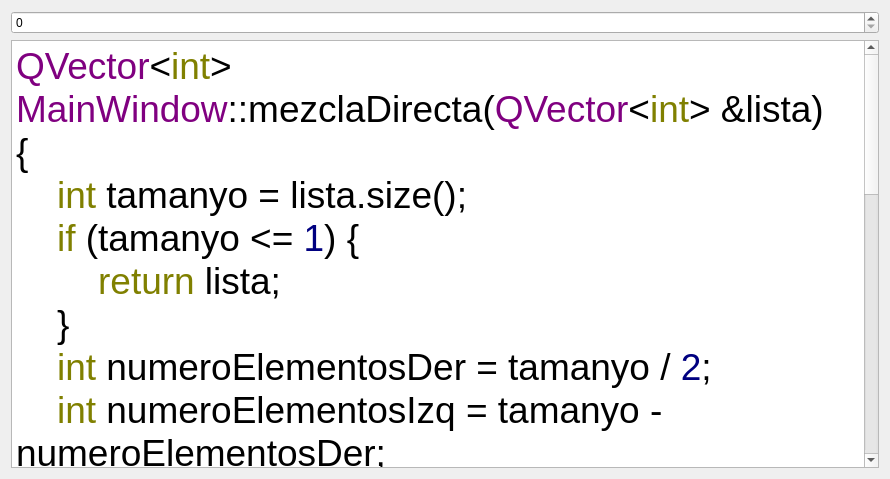
<?xml version="1.0" encoding="UTF-8"?>
<ui version="4.0">
 <class>CodigoDialog</class>
 <widget class="QDialog" name="CodigoDialog">
  <property name="geometry">
   <rect>
    <x>0</x>
    <y>0</y>
    <width>890</width>
    <height>479</height>
   </rect>
  </property>
  <property name="windowTitle">
   <string>Código</string>
  </property>
  <layout class="QGridLayout" name="gridLayout">
   <item row="0" column="0">
    <widget class="QSpinBox" name="pointSizeSpinBox"/>
   </item>
   <item row="1" column="0">
    <widget class="QTextEdit" name="textEdit">
     <property name="html">
      <string>&lt;!DOCTYPE HTML PUBLIC &quot;-//W3C//DTD HTML 4.0//EN&quot; &quot;http://www.w3.org/TR/REC-html40/strict.dtd&quot;&gt;
&lt;html&gt;&lt;head&gt;&lt;meta name=&quot;qrichtext&quot; content=&quot;1&quot; /&gt;&lt;style type=&quot;text/css&quot;&gt;
p, li { white-space: pre-wrap; }
&lt;/style&gt;&lt;/head&gt;&lt;body style=&quot; font-family:'MS Shell Dlg 2'; font-size:8.25pt; font-weight:400; font-style:normal;&quot;&gt;
&lt;p style=&quot; margin-top:0px; margin-bottom:0px; margin-left:0px; margin-right:0px; -qt-block-indent:0; text-indent:0px;&quot;&gt;&lt;span style=&quot; font-size:28pt; color:#800080;&quot;&gt;QVector&lt;/span&gt;&lt;span style=&quot; font-size:28pt; color:#000000;&quot;&gt;&amp;lt;&lt;/span&gt;&lt;span style=&quot; font-size:28pt; color:#808000;&quot;&gt;int&lt;/span&gt;&lt;span style=&quot; font-size:28pt; color:#000000;&quot;&gt;&amp;gt;&lt;/span&gt;&lt;span style=&quot; font-size:28pt; color:#c0c0c0;&quot;&gt; &lt;/span&gt;&lt;span style=&quot; font-size:28pt; color:#800080;&quot;&gt;MainWindow&lt;/span&gt;&lt;span style=&quot; font-size:28pt; color:#000000;&quot;&gt;::mezclaDirecta(&lt;/span&gt;&lt;span style=&quot; font-size:28pt; color:#800080;&quot;&gt;QVector&lt;/span&gt;&lt;span style=&quot; font-size:28pt; color:#000000;&quot;&gt;&amp;lt;&lt;/span&gt;&lt;span style=&quot; font-size:28pt; color:#808000;&quot;&gt;int&lt;/span&gt;&lt;span style=&quot; font-size:28pt; color:#000000;&quot;&gt;&amp;gt;&lt;/span&gt;&lt;span style=&quot; font-size:28pt; color:#c0c0c0;&quot;&gt; &lt;/span&gt;&lt;span style=&quot; font-size:28pt; color:#000000;&quot;&gt;&amp;amp;lista)&lt;/span&gt;&lt;/p&gt;
&lt;p style=&quot; margin-top:0px; margin-bottom:0px; margin-left:0px; margin-right:0px; -qt-block-indent:0; text-indent:0px;&quot;&gt;&lt;span style=&quot; font-family:'Courier New,courier'; font-size:28pt; color:#000000;&quot;&gt;{&lt;/span&gt;&lt;/p&gt;
&lt;p style=&quot; margin-top:0px; margin-bottom:0px; margin-left:0px; margin-right:0px; -qt-block-indent:0; text-indent:0px;&quot;&gt;&lt;span style=&quot; font-family:'Courier New,courier'; font-size:28pt; color:#c0c0c0;&quot;&gt;    &lt;/span&gt;&lt;span style=&quot; font-family:'Courier New,courier'; font-size:28pt; color:#808000;&quot;&gt;int&lt;/span&gt;&lt;span style=&quot; font-family:'Courier New,courier'; font-size:28pt; color:#c0c0c0;&quot;&gt; &lt;/span&gt;&lt;span style=&quot; font-family:'Courier New,courier'; font-size:28pt; color:#000000;&quot;&gt;tamanyo&lt;/span&gt;&lt;span style=&quot; font-family:'Courier New,courier'; font-size:28pt; color:#c0c0c0;&quot;&gt; &lt;/span&gt;&lt;span style=&quot; font-family:'Courier New,courier'; font-size:28pt; color:#000000;&quot;&gt;=&lt;/span&gt;&lt;span style=&quot; font-family:'Courier New,courier'; font-size:28pt; color:#c0c0c0;&quot;&gt; &lt;/span&gt;&lt;span style=&quot; font-family:'Courier New,courier'; font-size:28pt; color:#000000;&quot;&gt;lista.size();&lt;/span&gt;&lt;/p&gt;
&lt;p style=&quot; margin-top:0px; margin-bottom:0px; margin-left:0px; margin-right:0px; -qt-block-indent:0; text-indent:0px;&quot;&gt;&lt;span style=&quot; font-family:'Courier New,courier'; font-size:28pt; color:#c0c0c0;&quot;&gt;    &lt;/span&gt;&lt;span style=&quot; font-family:'Courier New,courier'; font-size:28pt; color:#808000;&quot;&gt;if&lt;/span&gt;&lt;span style=&quot; font-family:'Courier New,courier'; font-size:28pt; color:#c0c0c0;&quot;&gt; &lt;/span&gt;&lt;span style=&quot; font-family:'Courier New,courier'; font-size:28pt; color:#000000;&quot;&gt;(tamanyo&lt;/span&gt;&lt;span style=&quot; font-family:'Courier New,courier'; font-size:28pt; color:#c0c0c0;&quot;&gt; &lt;/span&gt;&lt;span style=&quot; font-family:'Courier New,courier'; font-size:28pt; color:#000000;&quot;&gt;&amp;lt;=&lt;/span&gt;&lt;span style=&quot; font-family:'Courier New,courier'; font-size:28pt; color:#c0c0c0;&quot;&gt; &lt;/span&gt;&lt;span style=&quot; font-family:'Courier New,courier'; font-size:28pt; color:#000080;&quot;&gt;1&lt;/span&gt;&lt;span style=&quot; font-family:'Courier New,courier'; font-size:28pt; color:#000000;&quot;&gt;)&lt;/span&gt;&lt;span style=&quot; font-family:'Courier New,courier'; font-size:28pt; color:#c0c0c0;&quot;&gt; &lt;/span&gt;&lt;span style=&quot; font-family:'Courier New,courier'; font-size:28pt; color:#000000;&quot;&gt;{&lt;/span&gt;&lt;/p&gt;
&lt;p style=&quot; margin-top:0px; margin-bottom:0px; margin-left:0px; margin-right:0px; -qt-block-indent:0; text-indent:0px;&quot;&gt;&lt;span style=&quot; font-family:'Courier New,courier'; font-size:28pt; color:#c0c0c0;&quot;&gt;        &lt;/span&gt;&lt;span style=&quot; font-family:'Courier New,courier'; font-size:28pt; color:#808000;&quot;&gt;return&lt;/span&gt;&lt;span style=&quot; font-family:'Courier New,courier'; font-size:28pt; color:#c0c0c0;&quot;&gt; &lt;/span&gt;&lt;span style=&quot; font-family:'Courier New,courier'; font-size:28pt; color:#000000;&quot;&gt;lista;&lt;/span&gt;&lt;/p&gt;
&lt;p style=&quot; margin-top:0px; margin-bottom:0px; margin-left:0px; margin-right:0px; -qt-block-indent:0; text-indent:0px;&quot;&gt;&lt;span style=&quot; font-family:'Courier New,courier'; font-size:28pt; color:#c0c0c0;&quot;&gt;    &lt;/span&gt;&lt;span style=&quot; font-family:'Courier New,courier'; font-size:28pt; color:#000000;&quot;&gt;}&lt;/span&gt;&lt;/p&gt;
&lt;p style=&quot; margin-top:0px; margin-bottom:0px; margin-left:0px; margin-right:0px; -qt-block-indent:0; text-indent:0px;&quot;&gt;&lt;span style=&quot; font-family:'Courier New,courier'; font-size:28pt; color:#c0c0c0;&quot;&gt;    &lt;/span&gt;&lt;span style=&quot; font-family:'Courier New,courier'; font-size:28pt; color:#808000;&quot;&gt;int&lt;/span&gt;&lt;span style=&quot; font-family:'Courier New,courier'; font-size:28pt; color:#c0c0c0;&quot;&gt; &lt;/span&gt;&lt;span style=&quot; font-family:'Courier New,courier'; font-size:28pt; color:#000000;&quot;&gt;numeroElementosDer&lt;/span&gt;&lt;span style=&quot; font-family:'Courier New,courier'; font-size:28pt; color:#c0c0c0;&quot;&gt; &lt;/span&gt;&lt;span style=&quot; font-family:'Courier New,courier'; font-size:28pt; color:#000000;&quot;&gt;=&lt;/span&gt;&lt;span style=&quot; font-family:'Courier New,courier'; font-size:28pt; color:#c0c0c0;&quot;&gt; &lt;/span&gt;&lt;span style=&quot; font-family:'Courier New,courier'; font-size:28pt; color:#000000;&quot;&gt;tamanyo&lt;/span&gt;&lt;span style=&quot; font-family:'Courier New,courier'; font-size:28pt; color:#c0c0c0;&quot;&gt; &lt;/span&gt;&lt;span style=&quot; font-family:'Courier New,courier'; font-size:28pt; color:#000000;&quot;&gt;/&lt;/span&gt;&lt;span style=&quot; font-family:'Courier New,courier'; font-size:28pt; color:#c0c0c0;&quot;&gt; &lt;/span&gt;&lt;span style=&quot; font-family:'Courier New,courier'; font-size:28pt; color:#000080;&quot;&gt;2&lt;/span&gt;&lt;span style=&quot; font-family:'Courier New,courier'; font-size:28pt; color:#000000;&quot;&gt;;&lt;/span&gt;&lt;/p&gt;
&lt;p style=&quot; margin-top:0px; margin-bottom:0px; margin-left:0px; margin-right:0px; -qt-block-indent:0; text-indent:0px;&quot;&gt;&lt;span style=&quot; font-family:'Courier New,courier'; font-size:28pt; color:#c0c0c0;&quot;&gt;    &lt;/span&gt;&lt;span style=&quot; font-family:'Courier New,courier'; font-size:28pt; color:#808000;&quot;&gt;int&lt;/span&gt;&lt;span style=&quot; font-family:'Courier New,courier'; font-size:28pt; color:#c0c0c0;&quot;&gt; &lt;/span&gt;&lt;span style=&quot; font-family:'Courier New,courier'; font-size:28pt; color:#000000;&quot;&gt;numeroElementosIzq&lt;/span&gt;&lt;span style=&quot; font-family:'Courier New,courier'; font-size:28pt; color:#c0c0c0;&quot;&gt; &lt;/span&gt;&lt;span style=&quot; font-family:'Courier New,courier'; font-size:28pt; color:#000000;&quot;&gt;=&lt;/span&gt;&lt;span style=&quot; font-family:'Courier New,courier'; font-size:28pt; color:#c0c0c0;&quot;&gt; &lt;/span&gt;&lt;span style=&quot; font-family:'Courier New,courier'; font-size:28pt; color:#000000;&quot;&gt;tamanyo&lt;/span&gt;&lt;span style=&quot; font-family:'Courier New,courier'; font-size:28pt; color:#c0c0c0;&quot;&gt; &lt;/span&gt;&lt;span style=&quot; font-family:'Courier New,courier'; font-size:28pt; color:#000000;&quot;&gt;-&lt;/span&gt;&lt;span style=&quot; font-family:'Courier New,courier'; font-size:28pt; color:#c0c0c0;&quot;&gt; &lt;/span&gt;&lt;span style=&quot; font-family:'Courier New,courier'; font-size:28pt; color:#000000;&quot;&gt;numeroElementosDer;&lt;/span&gt;&lt;/p&gt;
&lt;p style=&quot; margin-top:0px; margin-bottom:0px; margin-left:0px; margin-right:0px; -qt-block-indent:0; text-indent:0px;&quot;&gt;&lt;span style=&quot; font-family:'Courier New,courier'; font-size:28pt; color:#c0c0c0;&quot;&gt;    &lt;/span&gt;&lt;span style=&quot; font-family:'Courier New,courier'; font-size:28pt; color:#800080;&quot;&gt;QVector&lt;/span&gt;&lt;span style=&quot; font-family:'Courier New,courier'; font-size:28pt; color:#000000;&quot;&gt;&amp;lt;&lt;/span&gt;&lt;span style=&quot; font-family:'Courier New,courier'; font-size:28pt; color:#808000;&quot;&gt;int&lt;/span&gt;&lt;span style=&quot; font-family:'Courier New,courier'; font-size:28pt; color:#000000;&quot;&gt;&amp;gt;&lt;/span&gt;&lt;span style=&quot; font-family:'Courier New,courier'; font-size:28pt; color:#c0c0c0;&quot;&gt; &lt;/span&gt;&lt;span style=&quot; font-family:'Courier New,courier'; font-size:28pt; color:#000000;&quot;&gt;listaIzq(numeroElementosIzq);&lt;/span&gt;&lt;/p&gt;
&lt;p style=&quot; margin-top:0px; margin-bottom:0px; margin-left:0px; margin-right:0px; -qt-block-indent:0; text-indent:0px;&quot;&gt;&lt;span style=&quot; font-family:'Courier New,courier'; font-size:28pt; color:#c0c0c0;&quot;&gt;    &lt;/span&gt;&lt;span style=&quot; font-family:'Courier New,courier'; font-size:28pt; color:#800080;&quot;&gt;QVector&lt;/span&gt;&lt;span style=&quot; font-family:'Courier New,courier'; font-size:28pt; color:#000000;&quot;&gt;&amp;lt;&lt;/span&gt;&lt;span style=&quot; font-family:'Courier New,courier'; font-size:28pt; color:#808000;&quot;&gt;int&lt;/span&gt;&lt;span style=&quot; font-family:'Courier New,courier'; font-size:28pt; color:#000000;&quot;&gt;&amp;gt;&lt;/span&gt;&lt;span style=&quot; font-family:'Courier New,courier'; font-size:28pt; color:#c0c0c0;&quot;&gt; &lt;/span&gt;&lt;span style=&quot; font-family:'Courier New,courier'; font-size:28pt; color:#000000;&quot;&gt;listaDer(numeroElementosDer);&lt;/span&gt;&lt;/p&gt;
&lt;p style=&quot;-qt-paragraph-type:empty; margin-top:0px; margin-bottom:0px; margin-left:0px; margin-right:0px; -qt-block-indent:0; text-indent:0px; font-family:'Courier New,courier'; font-size:28pt;&quot;&gt;&lt;br /&gt;&lt;/p&gt;
&lt;p style=&quot; margin-top:0px; margin-bottom:0px; margin-left:0px; margin-right:0px; -qt-block-indent:0; text-indent:0px;&quot;&gt;&lt;span style=&quot; font-family:'Courier New,courier'; font-size:28pt; color:#c0c0c0;&quot;&gt;    &lt;/span&gt;&lt;span style=&quot; font-family:'Courier New,courier'; font-size:28pt; color:#008000;&quot;&gt;//&lt;/span&gt;&lt;span style=&quot; font-family:'Courier New,courier'; font-size:28pt; color:#c0c0c0;&quot;&gt; &lt;/span&gt;&lt;span style=&quot; font-family:'Courier New,courier'; font-size:28pt; color:#008000;&quot;&gt;copiamos&lt;/span&gt;&lt;span style=&quot; font-family:'Courier New,courier'; font-size:28pt; color:#c0c0c0;&quot;&gt; &lt;/span&gt;&lt;span style=&quot; font-family:'Courier New,courier'; font-size:28pt; color:#008000;&quot;&gt;los&lt;/span&gt;&lt;span style=&quot; font-family:'Courier New,courier'; font-size:28pt; color:#c0c0c0;&quot;&gt; &lt;/span&gt;&lt;span style=&quot; font-family:'Courier New,courier'; font-size:28pt; color:#008000;&quot;&gt;elementos&lt;/span&gt;&lt;span style=&quot; font-family:'Courier New,courier'; font-size:28pt; color:#c0c0c0;&quot;&gt; &lt;/span&gt;&lt;span style=&quot; font-family:'Courier New,courier'; font-size:28pt; color:#008000;&quot;&gt;a&lt;/span&gt;&lt;span style=&quot; font-family:'Courier New,courier'; font-size:28pt; color:#c0c0c0;&quot;&gt; &lt;/span&gt;&lt;span style=&quot; font-family:'Courier New,courier'; font-size:28pt; color:#008000;&quot;&gt;las&lt;/span&gt;&lt;span style=&quot; font-family:'Courier New,courier'; font-size:28pt; color:#c0c0c0;&quot;&gt; &lt;/span&gt;&lt;span style=&quot; font-family:'Courier New,courier'; font-size:28pt; color:#008000;&quot;&gt;sublistas&lt;/span&gt;&lt;/p&gt;
&lt;p style=&quot; margin-top:0px; margin-bottom:0px; margin-left:0px; margin-right:0px; -qt-block-indent:0; text-indent:0px;&quot;&gt;&lt;span style=&quot; font-family:'Courier New,courier'; font-size:28pt; color:#c0c0c0;&quot;&gt;    &lt;/span&gt;&lt;span style=&quot; font-family:'Courier New,courier'; font-size:28pt; color:#808000;&quot;&gt;int&lt;/span&gt;&lt;span style=&quot; font-family:'Courier New,courier'; font-size:28pt; color:#c0c0c0;&quot;&gt; &lt;/span&gt;&lt;span style=&quot; font-family:'Courier New,courier'; font-size:28pt; color:#000000;&quot;&gt;ix&lt;/span&gt;&lt;span style=&quot; font-family:'Courier New,courier'; font-size:28pt; color:#c0c0c0;&quot;&gt; &lt;/span&gt;&lt;span style=&quot; font-family:'Courier New,courier'; font-size:28pt; color:#000000;&quot;&gt;=&lt;/span&gt;&lt;span style=&quot; font-family:'Courier New,courier'; font-size:28pt; color:#c0c0c0;&quot;&gt; &lt;/span&gt;&lt;span style=&quot; font-family:'Courier New,courier'; font-size:28pt; color:#000080;&quot;&gt;0&lt;/span&gt;&lt;span style=&quot; font-family:'Courier New,courier'; font-size:28pt; color:#000000;&quot;&gt;;&lt;/span&gt;&lt;/p&gt;
&lt;p style=&quot; margin-top:0px; margin-bottom:0px; margin-left:0px; margin-right:0px; -qt-block-indent:0; text-indent:0px;&quot;&gt;&lt;span style=&quot; font-family:'Courier New,courier'; font-size:28pt; color:#c0c0c0;&quot;&gt;    &lt;/span&gt;&lt;span style=&quot; font-family:'Courier New,courier'; font-size:28pt; color:#808000;&quot;&gt;int&lt;/span&gt;&lt;span style=&quot; font-family:'Courier New,courier'; font-size:28pt; color:#c0c0c0;&quot;&gt; &lt;/span&gt;&lt;span style=&quot; font-family:'Courier New,courier'; font-size:28pt; color:#000000;&quot;&gt;jx&lt;/span&gt;&lt;span style=&quot; font-family:'Courier New,courier'; font-size:28pt; color:#c0c0c0;&quot;&gt; &lt;/span&gt;&lt;span style=&quot; font-family:'Courier New,courier'; font-size:28pt; color:#000000;&quot;&gt;=&lt;/span&gt;&lt;span style=&quot; font-family:'Courier New,courier'; font-size:28pt; color:#c0c0c0;&quot;&gt; &lt;/span&gt;&lt;span style=&quot; font-family:'Courier New,courier'; font-size:28pt; color:#000080;&quot;&gt;0&lt;/span&gt;&lt;span style=&quot; font-family:'Courier New,courier'; font-size:28pt; color:#000000;&quot;&gt;;&lt;/span&gt;&lt;/p&gt;
&lt;p style=&quot; margin-top:0px; margin-bottom:0px; margin-left:0px; margin-right:0px; -qt-block-indent:0; text-indent:0px;&quot;&gt;&lt;span style=&quot; font-family:'Courier New,courier'; font-size:28pt; color:#c0c0c0;&quot;&gt;    &lt;/span&gt;&lt;span style=&quot; font-family:'Courier New,courier'; font-size:28pt; color:#808000;&quot;&gt;int&lt;/span&gt;&lt;span style=&quot; font-family:'Courier New,courier'; font-size:28pt; color:#c0c0c0;&quot;&gt; &lt;/span&gt;&lt;span style=&quot; font-family:'Courier New,courier'; font-size:28pt; color:#000000;&quot;&gt;kx&lt;/span&gt;&lt;span style=&quot; font-family:'Courier New,courier'; font-size:28pt; color:#c0c0c0;&quot;&gt; &lt;/span&gt;&lt;span style=&quot; font-family:'Courier New,courier'; font-size:28pt; color:#000000;&quot;&gt;=&lt;/span&gt;&lt;span style=&quot; font-family:'Courier New,courier'; font-size:28pt; color:#c0c0c0;&quot;&gt; &lt;/span&gt;&lt;span style=&quot; font-family:'Courier New,courier'; font-size:28pt; color:#000080;&quot;&gt;0&lt;/span&gt;&lt;span style=&quot; font-family:'Courier New,courier'; font-size:28pt; color:#000000;&quot;&gt;;&lt;/span&gt;&lt;/p&gt;
&lt;p style=&quot; margin-top:0px; margin-bottom:0px; margin-left:0px; margin-right:0px; -qt-block-indent:0; text-indent:0px;&quot;&gt;&lt;span style=&quot; font-family:'Courier New,courier'; font-size:28pt; color:#c0c0c0;&quot;&gt;    &lt;/span&gt;&lt;span style=&quot; font-family:'Courier New,courier'; font-size:28pt; color:#808000;&quot;&gt;for&lt;/span&gt;&lt;span style=&quot; font-family:'Courier New,courier'; font-size:28pt; color:#c0c0c0;&quot;&gt; &lt;/span&gt;&lt;span style=&quot; font-family:'Courier New,courier'; font-size:28pt; color:#000000;&quot;&gt;(ix&lt;/span&gt;&lt;span style=&quot; font-family:'Courier New,courier'; font-size:28pt; color:#c0c0c0;&quot;&gt; &lt;/span&gt;&lt;span style=&quot; font-family:'Courier New,courier'; font-size:28pt; color:#000000;&quot;&gt;=&lt;/span&gt;&lt;span style=&quot; font-family:'Courier New,courier'; font-size:28pt; color:#c0c0c0;&quot;&gt; &lt;/span&gt;&lt;span style=&quot; font-family:'Courier New,courier'; font-size:28pt; color:#000080;&quot;&gt;0&lt;/span&gt;&lt;span style=&quot; font-family:'Courier New,courier'; font-size:28pt; color:#000000;&quot;&gt;;&lt;/span&gt;&lt;span style=&quot; font-family:'Courier New,courier'; font-size:28pt; color:#c0c0c0;&quot;&gt; &lt;/span&gt;&lt;span style=&quot; font-family:'Courier New,courier'; font-size:28pt; color:#000000;&quot;&gt;ix&lt;/span&gt;&lt;span style=&quot; font-family:'Courier New,courier'; font-size:28pt; color:#c0c0c0;&quot;&gt; &lt;/span&gt;&lt;span style=&quot; font-family:'Courier New,courier'; font-size:28pt; color:#000000;&quot;&gt;&amp;lt;&lt;/span&gt;&lt;span style=&quot; font-family:'Courier New,courier'; font-size:28pt; color:#c0c0c0;&quot;&gt; &lt;/span&gt;&lt;span style=&quot; font-family:'Courier New,courier'; font-size:28pt; color:#000000;&quot;&gt;numeroElementosIzq;&lt;/span&gt;&lt;span style=&quot; font-family:'Courier New,courier'; font-size:28pt; color:#c0c0c0;&quot;&gt; &lt;/span&gt;&lt;span style=&quot; font-family:'Courier New,courier'; font-size:28pt; color:#000000;&quot;&gt;++ix)&lt;/span&gt;&lt;span style=&quot; font-family:'Courier New,courier'; font-size:28pt; color:#c0c0c0;&quot;&gt; &lt;/span&gt;&lt;span style=&quot; font-family:'Courier New,courier'; font-size:28pt; color:#000000;&quot;&gt;{&lt;/span&gt;&lt;/p&gt;
&lt;p style=&quot; margin-top:0px; margin-bottom:0px; margin-left:0px; margin-right:0px; -qt-block-indent:0; text-indent:0px;&quot;&gt;&lt;span style=&quot; font-family:'Courier New,courier'; font-size:28pt; color:#c0c0c0;&quot;&gt;        &lt;/span&gt;&lt;span style=&quot; font-family:'Courier New,courier'; font-size:28pt; color:#000000;&quot;&gt;listaIzq[ix]&lt;/span&gt;&lt;span style=&quot; font-family:'Courier New,courier'; font-size:28pt; color:#c0c0c0;&quot;&gt; &lt;/span&gt;&lt;span style=&quot; font-family:'Courier New,courier'; font-size:28pt; color:#000000;&quot;&gt;=&lt;/span&gt;&lt;span style=&quot; font-family:'Courier New,courier'; font-size:28pt; color:#c0c0c0;&quot;&gt; &lt;/span&gt;&lt;span style=&quot; font-family:'Courier New,courier'; font-size:28pt; color:#000000;&quot;&gt;lista[ix];&lt;/span&gt;&lt;/p&gt;
&lt;p style=&quot; margin-top:0px; margin-bottom:0px; margin-left:0px; margin-right:0px; -qt-block-indent:0; text-indent:0px;&quot;&gt;&lt;span style=&quot; font-family:'Courier New,courier'; font-size:28pt; color:#c0c0c0;&quot;&gt;    &lt;/span&gt;&lt;span style=&quot; font-family:'Courier New,courier'; font-size:28pt; color:#000000;&quot;&gt;}&lt;/span&gt;&lt;/p&gt;
&lt;p style=&quot; margin-top:0px; margin-bottom:0px; margin-left:0px; margin-right:0px; -qt-block-indent:0; text-indent:0px;&quot;&gt;&lt;span style=&quot; font-family:'Courier New,courier'; font-size:28pt; color:#c0c0c0;&quot;&gt;    &lt;/span&gt;&lt;span style=&quot; font-family:'Courier New,courier'; font-size:28pt; color:#000000;&quot;&gt;jx&lt;/span&gt;&lt;span style=&quot; font-family:'Courier New,courier'; font-size:28pt; color:#c0c0c0;&quot;&gt; &lt;/span&gt;&lt;span style=&quot; font-family:'Courier New,courier'; font-size:28pt; color:#000000;&quot;&gt;=&lt;/span&gt;&lt;span style=&quot; font-family:'Courier New,courier'; font-size:28pt; color:#c0c0c0;&quot;&gt; &lt;/span&gt;&lt;span style=&quot; font-family:'Courier New,courier'; font-size:28pt; color:#000080;&quot;&gt;0&lt;/span&gt;&lt;span style=&quot; font-family:'Courier New,courier'; font-size:28pt; color:#000000;&quot;&gt;;&lt;/span&gt;&lt;/p&gt;
&lt;p style=&quot; margin-top:0px; margin-bottom:0px; margin-left:0px; margin-right:0px; -qt-block-indent:0; text-indent:0px;&quot;&gt;&lt;span style=&quot; font-family:'Courier New,courier'; font-size:28pt; color:#c0c0c0;&quot;&gt;    &lt;/span&gt;&lt;span style=&quot; font-family:'Courier New,courier'; font-size:28pt; color:#808000;&quot;&gt;for&lt;/span&gt;&lt;span style=&quot; font-family:'Courier New,courier'; font-size:28pt; color:#c0c0c0;&quot;&gt; &lt;/span&gt;&lt;span style=&quot; font-family:'Courier New,courier'; font-size:28pt; color:#000000;&quot;&gt;(ix&lt;/span&gt;&lt;span style=&quot; font-family:'Courier New,courier'; font-size:28pt; color:#c0c0c0;&quot;&gt; &lt;/span&gt;&lt;span style=&quot; font-family:'Courier New,courier'; font-size:28pt; color:#000000;&quot;&gt;=&lt;/span&gt;&lt;span style=&quot; font-family:'Courier New,courier'; font-size:28pt; color:#c0c0c0;&quot;&gt; &lt;/span&gt;&lt;span style=&quot; font-family:'Courier New,courier'; font-size:28pt; color:#000000;&quot;&gt;numeroElementosIzq;&lt;/span&gt;&lt;span style=&quot; font-family:'Courier New,courier'; font-size:28pt; color:#c0c0c0;&quot;&gt; &lt;/span&gt;&lt;span style=&quot; font-family:'Courier New,courier'; font-size:28pt; color:#000000;&quot;&gt;ix&lt;/span&gt;&lt;span style=&quot; font-family:'Courier New,courier'; font-size:28pt; color:#c0c0c0;&quot;&gt; &lt;/span&gt;&lt;span style=&quot; font-family:'Courier New,courier'; font-size:28pt; color:#000000;&quot;&gt;&amp;lt;&lt;/span&gt;&lt;span style=&quot; font-family:'Courier New,courier'; font-size:28pt; color:#c0c0c0;&quot;&gt; &lt;/span&gt;&lt;span style=&quot; font-family:'Courier New,courier'; font-size:28pt; color:#000000;&quot;&gt;tamanyo;&lt;/span&gt;&lt;span style=&quot; font-family:'Courier New,courier'; font-size:28pt; color:#c0c0c0;&quot;&gt; &lt;/span&gt;&lt;span style=&quot; font-family:'Courier New,courier'; font-size:28pt; color:#000000;&quot;&gt;++ix)&lt;/span&gt;&lt;span style=&quot; font-family:'Courier New,courier'; font-size:28pt; color:#c0c0c0;&quot;&gt; &lt;/span&gt;&lt;span style=&quot; font-family:'Courier New,courier'; font-size:28pt; color:#000000;&quot;&gt;{&lt;/span&gt;&lt;/p&gt;
&lt;p style=&quot; margin-top:0px; margin-bottom:0px; margin-left:0px; margin-right:0px; -qt-block-indent:0; text-indent:0px;&quot;&gt;&lt;span style=&quot; font-family:'Courier New,courier'; font-size:28pt; color:#c0c0c0;&quot;&gt;        &lt;/span&gt;&lt;span style=&quot; font-family:'Courier New,courier'; font-size:28pt; color:#000000;&quot;&gt;listaDer[jx]&lt;/span&gt;&lt;span style=&quot; font-family:'Courier New,courier'; font-size:28pt; color:#c0c0c0;&quot;&gt; &lt;/span&gt;&lt;span style=&quot; font-family:'Courier New,courier'; font-size:28pt; color:#000000;&quot;&gt;=&lt;/span&gt;&lt;span style=&quot; font-family:'Courier New,courier'; font-size:28pt; color:#c0c0c0;&quot;&gt; &lt;/span&gt;&lt;span style=&quot; font-family:'Courier New,courier'; font-size:28pt; color:#000000;&quot;&gt;lista[ix];&lt;/span&gt;&lt;/p&gt;
&lt;p style=&quot; margin-top:0px; margin-bottom:0px; margin-left:0px; margin-right:0px; -qt-block-indent:0; text-indent:0px;&quot;&gt;&lt;span style=&quot; font-family:'Courier New,courier'; font-size:28pt; color:#c0c0c0;&quot;&gt;        &lt;/span&gt;&lt;span style=&quot; font-family:'Courier New,courier'; font-size:28pt; color:#000000;&quot;&gt;++jx;&lt;/span&gt;&lt;/p&gt;
&lt;p style=&quot; margin-top:0px; margin-bottom:0px; margin-left:0px; margin-right:0px; -qt-block-indent:0; text-indent:0px;&quot;&gt;&lt;span style=&quot; font-family:'Courier New,courier'; font-size:28pt; color:#c0c0c0;&quot;&gt;    &lt;/span&gt;&lt;span style=&quot; font-family:'Courier New,courier'; font-size:28pt; color:#000000;&quot;&gt;}&lt;/span&gt;&lt;/p&gt;
&lt;p style=&quot;-qt-paragraph-type:empty; margin-top:0px; margin-bottom:0px; margin-left:0px; margin-right:0px; -qt-block-indent:0; text-indent:0px; font-family:'Courier New,courier'; font-size:28pt;&quot;&gt;&lt;br /&gt;&lt;/p&gt;
&lt;p style=&quot; margin-top:0px; margin-bottom:0px; margin-left:0px; margin-right:0px; -qt-block-indent:0; text-indent:0px;&quot;&gt;&lt;span style=&quot; font-family:'Courier New,courier'; font-size:28pt; color:#c0c0c0;&quot;&gt;    &lt;/span&gt;&lt;span style=&quot; font-family:'Courier New,courier'; font-size:28pt; color:#008000;&quot;&gt;//&lt;/span&gt;&lt;span style=&quot; font-family:'Courier New,courier'; font-size:28pt; color:#c0c0c0;&quot;&gt; &lt;/span&gt;&lt;span style=&quot; font-family:'Courier New,courier'; font-size:28pt; color:#008000;&quot;&gt;recursividad&lt;/span&gt;&lt;/p&gt;
&lt;p style=&quot; margin-top:0px; margin-bottom:0px; margin-left:0px; margin-right:0px; -qt-block-indent:0; text-indent:0px;&quot;&gt;&lt;span style=&quot; font-family:'Courier New,courier'; font-size:28pt; color:#c0c0c0;&quot;&gt;    &lt;/span&gt;&lt;span style=&quot; font-family:'Courier New,courier'; font-size:28pt; color:#000000;&quot;&gt;listaIzq&lt;/span&gt;&lt;span style=&quot; font-family:'Courier New,courier'; font-size:28pt; color:#c0c0c0;&quot;&gt; &lt;/span&gt;&lt;span style=&quot; font-family:'Courier New,courier'; font-size:28pt; color:#000000;&quot;&gt;=&lt;/span&gt;&lt;span style=&quot; font-family:'Courier New,courier'; font-size:28pt; color:#c0c0c0;&quot;&gt; &lt;/span&gt;&lt;span style=&quot; font-family:'Courier New,courier'; font-size:28pt; color:#000000;&quot;&gt;mezclaDirecta(listaIzq);&lt;/span&gt;&lt;/p&gt;
&lt;p style=&quot; margin-top:0px; margin-bottom:0px; margin-left:0px; margin-right:0px; -qt-block-indent:0; text-indent:0px;&quot;&gt;&lt;span style=&quot; font-family:'Courier New,courier'; font-size:28pt; color:#c0c0c0;&quot;&gt;    &lt;/span&gt;&lt;span style=&quot; font-family:'Courier New,courier'; font-size:28pt; color:#000000;&quot;&gt;listaDer&lt;/span&gt;&lt;span style=&quot; font-family:'Courier New,courier'; font-size:28pt; color:#c0c0c0;&quot;&gt; &lt;/span&gt;&lt;span style=&quot; font-family:'Courier New,courier'; font-size:28pt; color:#000000;&quot;&gt;=&lt;/span&gt;&lt;span style=&quot; font-family:'Courier New,courier'; font-size:28pt; color:#c0c0c0;&quot;&gt; &lt;/span&gt;&lt;span style=&quot; font-family:'Courier New,courier'; font-size:28pt; color:#000000;&quot;&gt;mezclaDirecta(listaDer);&lt;/span&gt;&lt;/p&gt;
&lt;p style=&quot;-qt-paragraph-type:empty; margin-top:0px; margin-bottom:0px; margin-left:0px; margin-right:0px; -qt-block-indent:0; text-indent:0px; font-family:'Courier New,courier'; font-size:28pt;&quot;&gt;&lt;br /&gt;&lt;/p&gt;
&lt;p style=&quot; margin-top:0px; margin-bottom:0px; margin-left:0px; margin-right:0px; -qt-block-indent:0; text-indent:0px;&quot;&gt;&lt;span style=&quot; font-family:'Courier New,courier'; font-size:28pt; color:#c0c0c0;&quot;&gt;    &lt;/span&gt;&lt;span style=&quot; font-family:'Courier New,courier'; font-size:28pt; color:#008000;&quot;&gt;//&lt;/span&gt;&lt;span style=&quot; font-family:'Courier New,courier'; font-size:28pt; color:#c0c0c0;&quot;&gt; &lt;/span&gt;&lt;span style=&quot; font-family:'Courier New,courier'; font-size:28pt; color:#008000;&quot;&gt;ordenamiento&lt;/span&gt;&lt;/p&gt;
&lt;p style=&quot; margin-top:0px; margin-bottom:0px; margin-left:0px; margin-right:0px; -qt-block-indent:0; text-indent:0px;&quot;&gt;&lt;span style=&quot; font-family:'Courier New,courier'; font-size:28pt; color:#c0c0c0;&quot;&gt;    &lt;/span&gt;&lt;span style=&quot; font-family:'Courier New,courier'; font-size:28pt; color:#000000;&quot;&gt;ix&lt;/span&gt;&lt;span style=&quot; font-family:'Courier New,courier'; font-size:28pt; color:#c0c0c0;&quot;&gt; &lt;/span&gt;&lt;span style=&quot; font-family:'Courier New,courier'; font-size:28pt; color:#000000;&quot;&gt;=&lt;/span&gt;&lt;span style=&quot; font-family:'Courier New,courier'; font-size:28pt; color:#c0c0c0;&quot;&gt; &lt;/span&gt;&lt;span style=&quot; font-family:'Courier New,courier'; font-size:28pt; color:#000080;&quot;&gt;0&lt;/span&gt;&lt;span style=&quot; font-family:'Courier New,courier'; font-size:28pt; color:#000000;&quot;&gt;;&lt;/span&gt;&lt;/p&gt;
&lt;p style=&quot; margin-top:0px; margin-bottom:0px; margin-left:0px; margin-right:0px; -qt-block-indent:0; text-indent:0px;&quot;&gt;&lt;span style=&quot; font-family:'Courier New,courier'; font-size:28pt; color:#c0c0c0;&quot;&gt;    &lt;/span&gt;&lt;span style=&quot; font-family:'Courier New,courier'; font-size:28pt; color:#000000;&quot;&gt;jx&lt;/span&gt;&lt;span style=&quot; font-family:'Courier New,courier'; font-size:28pt; color:#c0c0c0;&quot;&gt; &lt;/span&gt;&lt;span style=&quot; font-family:'Courier New,courier'; font-size:28pt; color:#000000;&quot;&gt;=&lt;/span&gt;&lt;span style=&quot; font-family:'Courier New,courier'; font-size:28pt; color:#c0c0c0;&quot;&gt; &lt;/span&gt;&lt;span style=&quot; font-family:'Courier New,courier'; font-size:28pt; color:#000080;&quot;&gt;0&lt;/span&gt;&lt;span style=&quot; font-family:'Courier New,courier'; font-size:28pt; color:#000000;&quot;&gt;;&lt;/span&gt;&lt;/p&gt;
&lt;p style=&quot; margin-top:0px; margin-bottom:0px; margin-left:0px; margin-right:0px; -qt-block-indent:0; text-indent:0px;&quot;&gt;&lt;span style=&quot; font-family:'Courier New,courier'; font-size:28pt; color:#c0c0c0;&quot;&gt;    &lt;/span&gt;&lt;span style=&quot; font-family:'Courier New,courier'; font-size:28pt; color:#000000;&quot;&gt;kx&lt;/span&gt;&lt;span style=&quot; font-family:'Courier New,courier'; font-size:28pt; color:#c0c0c0;&quot;&gt; &lt;/span&gt;&lt;span style=&quot; font-family:'Courier New,courier'; font-size:28pt; color:#000000;&quot;&gt;=&lt;/span&gt;&lt;span style=&quot; font-family:'Courier New,courier'; font-size:28pt; color:#c0c0c0;&quot;&gt; &lt;/span&gt;&lt;span style=&quot; font-family:'Courier New,courier'; font-size:28pt; color:#000080;&quot;&gt;0&lt;/span&gt;&lt;span style=&quot; font-family:'Courier New,courier'; font-size:28pt; color:#000000;&quot;&gt;;&lt;/span&gt;&lt;/p&gt;
&lt;p style=&quot; margin-top:0px; margin-bottom:0px; margin-left:0px; margin-right:0px; -qt-block-indent:0; text-indent:0px;&quot;&gt;&lt;span style=&quot; font-family:'Courier New,courier'; font-size:28pt; color:#c0c0c0;&quot;&gt;    &lt;/span&gt;&lt;span style=&quot; font-family:'Courier New,courier'; font-size:28pt; color:#808000;&quot;&gt;while&lt;/span&gt;&lt;span style=&quot; font-family:'Courier New,courier'; font-size:28pt; color:#c0c0c0;&quot;&gt; &lt;/span&gt;&lt;span style=&quot; font-family:'Courier New,courier'; font-size:28pt; color:#000000;&quot;&gt;(numeroElementosIzq&lt;/span&gt;&lt;span style=&quot; font-family:'Courier New,courier'; font-size:28pt; color:#c0c0c0;&quot;&gt; &lt;/span&gt;&lt;span style=&quot; font-family:'Courier New,courier'; font-size:28pt; color:#000000;&quot;&gt;!=&lt;/span&gt;&lt;span style=&quot; font-family:'Courier New,courier'; font-size:28pt; color:#c0c0c0;&quot;&gt; &lt;/span&gt;&lt;span style=&quot; font-family:'Courier New,courier'; font-size:28pt; color:#000000;&quot;&gt;jx&lt;/span&gt;&lt;/p&gt;
&lt;p style=&quot; margin-top:0px; margin-bottom:0px; margin-left:0px; margin-right:0px; -qt-block-indent:0; text-indent:0px;&quot;&gt;&lt;span style=&quot; font-family:'Courier New,courier'; font-size:28pt; color:#c0c0c0;&quot;&gt;            &lt;/span&gt;&lt;span style=&quot; font-family:'Courier New,courier'; font-size:28pt; color:#000000;&quot;&gt;&amp;amp;&amp;amp;&lt;/span&gt;&lt;span style=&quot; font-family:'Courier New,courier'; font-size:28pt; color:#c0c0c0;&quot;&gt; &lt;/span&gt;&lt;span style=&quot; font-family:'Courier New,courier'; font-size:28pt; color:#000000;&quot;&gt;numeroElementosDer&lt;/span&gt;&lt;span style=&quot; font-family:'Courier New,courier'; font-size:28pt; color:#c0c0c0;&quot;&gt; &lt;/span&gt;&lt;span style=&quot; font-family:'Courier New,courier'; font-size:28pt; color:#000000;&quot;&gt;!=&lt;/span&gt;&lt;span style=&quot; font-family:'Courier New,courier'; font-size:28pt; color:#c0c0c0;&quot;&gt; &lt;/span&gt;&lt;span style=&quot; font-family:'Courier New,courier'; font-size:28pt; color:#000000;&quot;&gt;kx)&lt;/span&gt;&lt;span style=&quot; font-family:'Courier New,courier'; font-size:28pt; color:#c0c0c0;&quot;&gt; &lt;/span&gt;&lt;span style=&quot; font-family:'Courier New,courier'; font-size:28pt; color:#000000;&quot;&gt;{&lt;/span&gt;&lt;/p&gt;
&lt;p style=&quot; margin-top:0px; margin-bottom:0px; margin-left:0px; margin-right:0px; -qt-block-indent:0; text-indent:0px;&quot;&gt;&lt;span style=&quot; font-family:'Courier New,courier'; font-size:28pt; color:#c0c0c0;&quot;&gt;        &lt;/span&gt;&lt;span style=&quot; font-family:'Courier New,courier'; font-size:28pt; color:#808000;&quot;&gt;if&lt;/span&gt;&lt;span style=&quot; font-family:'Courier New,courier'; font-size:28pt; color:#c0c0c0;&quot;&gt; &lt;/span&gt;&lt;span style=&quot; font-family:'Courier New,courier'; font-size:28pt; color:#000000;&quot;&gt;(listaIzq[jx]&lt;/span&gt;&lt;span style=&quot; font-family:'Courier New,courier'; font-size:28pt; color:#c0c0c0;&quot;&gt; &lt;/span&gt;&lt;span style=&quot; font-family:'Courier New,courier'; font-size:28pt; color:#000000;&quot;&gt;&amp;lt;&lt;/span&gt;&lt;span style=&quot; font-family:'Courier New,courier'; font-size:28pt; color:#c0c0c0;&quot;&gt; &lt;/span&gt;&lt;span style=&quot; font-family:'Courier New,courier'; font-size:28pt; color:#000000;&quot;&gt;listaDer[kx])&lt;/span&gt;&lt;span style=&quot; font-family:'Courier New,courier'; font-size:28pt; color:#c0c0c0;&quot;&gt; &lt;/span&gt;&lt;span style=&quot; font-family:'Courier New,courier'; font-size:28pt; color:#000000;&quot;&gt;{&lt;/span&gt;&lt;/p&gt;
&lt;p style=&quot; margin-top:0px; margin-bottom:0px; margin-left:0px; margin-right:0px; -qt-block-indent:0; text-indent:0px;&quot;&gt;&lt;span style=&quot; font-family:'Courier New,courier'; font-size:28pt; color:#c0c0c0;&quot;&gt;            &lt;/span&gt;&lt;span style=&quot; font-family:'Courier New,courier'; font-size:28pt; color:#000000;&quot;&gt;lista[ix]&lt;/span&gt;&lt;span style=&quot; font-family:'Courier New,courier'; font-size:28pt; color:#c0c0c0;&quot;&gt; &lt;/span&gt;&lt;span style=&quot; font-family:'Courier New,courier'; font-size:28pt; color:#000000;&quot;&gt;=&lt;/span&gt;&lt;span style=&quot; font-family:'Courier New,courier'; font-size:28pt; color:#c0c0c0;&quot;&gt; &lt;/span&gt;&lt;span style=&quot; font-family:'Courier New,courier'; font-size:28pt; color:#000000;&quot;&gt;listaIzq[jx];&lt;/span&gt;&lt;/p&gt;
&lt;p style=&quot; margin-top:0px; margin-bottom:0px; margin-left:0px; margin-right:0px; -qt-block-indent:0; text-indent:0px;&quot;&gt;&lt;span style=&quot; font-family:'Courier New,courier'; font-size:28pt; color:#c0c0c0;&quot;&gt;            &lt;/span&gt;&lt;span style=&quot; font-family:'Courier New,courier'; font-size:28pt; color:#000000;&quot;&gt;++ix;&lt;/span&gt;&lt;/p&gt;
&lt;p style=&quot; margin-top:0px; margin-bottom:0px; margin-left:0px; margin-right:0px; -qt-block-indent:0; text-indent:0px;&quot;&gt;&lt;span style=&quot; font-family:'Courier New,courier'; font-size:28pt; color:#c0c0c0;&quot;&gt;            &lt;/span&gt;&lt;span style=&quot; font-family:'Courier New,courier'; font-size:28pt; color:#000000;&quot;&gt;++jx;&lt;/span&gt;&lt;/p&gt;
&lt;p style=&quot; margin-top:0px; margin-bottom:0px; margin-left:0px; margin-right:0px; -qt-block-indent:0; text-indent:0px;&quot;&gt;&lt;span style=&quot; font-family:'Courier New,courier'; font-size:28pt; color:#c0c0c0;&quot;&gt;        &lt;/span&gt;&lt;span style=&quot; font-family:'Courier New,courier'; font-size:28pt; color:#000000;&quot;&gt;}&lt;/span&gt;&lt;span style=&quot; font-family:'Courier New,courier'; font-size:28pt; color:#c0c0c0;&quot;&gt; &lt;/span&gt;&lt;span style=&quot; font-family:'Courier New,courier'; font-size:28pt; color:#808000;&quot;&gt;else&lt;/span&gt;&lt;span style=&quot; font-family:'Courier New,courier'; font-size:28pt; color:#c0c0c0;&quot;&gt; &lt;/span&gt;&lt;span style=&quot; font-family:'Courier New,courier'; font-size:28pt; color:#000000;&quot;&gt;{&lt;/span&gt;&lt;/p&gt;
&lt;p style=&quot; margin-top:0px; margin-bottom:0px; margin-left:0px; margin-right:0px; -qt-block-indent:0; text-indent:0px;&quot;&gt;&lt;span style=&quot; font-family:'Courier New,courier'; font-size:28pt; color:#c0c0c0;&quot;&gt;            &lt;/span&gt;&lt;span style=&quot; font-family:'Courier New,courier'; font-size:28pt; color:#000000;&quot;&gt;lista[ix]&lt;/span&gt;&lt;span style=&quot; font-family:'Courier New,courier'; font-size:28pt; color:#c0c0c0;&quot;&gt; &lt;/span&gt;&lt;span style=&quot; font-family:'Courier New,courier'; font-size:28pt; color:#000000;&quot;&gt;=&lt;/span&gt;&lt;span style=&quot; font-family:'Courier New,courier'; font-size:28pt; color:#c0c0c0;&quot;&gt; &lt;/span&gt;&lt;span style=&quot; font-family:'Courier New,courier'; font-size:28pt; color:#000000;&quot;&gt;listaDer[kx];&lt;/span&gt;&lt;/p&gt;
&lt;p style=&quot; margin-top:0px; margin-bottom:0px; margin-left:0px; margin-right:0px; -qt-block-indent:0; text-indent:0px;&quot;&gt;&lt;span style=&quot; font-family:'Courier New,courier'; font-size:28pt; color:#c0c0c0;&quot;&gt;            &lt;/span&gt;&lt;span style=&quot; font-family:'Courier New,courier'; font-size:28pt; color:#000000;&quot;&gt;++ix;&lt;/span&gt;&lt;/p&gt;
&lt;p style=&quot; margin-top:0px; margin-bottom:0px; margin-left:0px; margin-right:0px; -qt-block-indent:0; text-indent:0px;&quot;&gt;&lt;span style=&quot; font-family:'Courier New,courier'; font-size:28pt; color:#c0c0c0;&quot;&gt;            &lt;/span&gt;&lt;span style=&quot; font-family:'Courier New,courier'; font-size:28pt; color:#000000;&quot;&gt;++kx;&lt;/span&gt;&lt;/p&gt;
&lt;p style=&quot; margin-top:0px; margin-bottom:0px; margin-left:0px; margin-right:0px; -qt-block-indent:0; text-indent:0px;&quot;&gt;&lt;span style=&quot; font-family:'Courier New,courier'; font-size:28pt; color:#c0c0c0;&quot;&gt;        &lt;/span&gt;&lt;span style=&quot; font-family:'Courier New,courier'; font-size:28pt; color:#000000;&quot;&gt;}&lt;/span&gt;&lt;/p&gt;
&lt;p style=&quot; margin-top:0px; margin-bottom:0px; margin-left:0px; margin-right:0px; -qt-block-indent:0; text-indent:0px;&quot;&gt;&lt;span style=&quot; font-family:'Courier New,courier'; font-size:28pt; color:#c0c0c0;&quot;&gt;    &lt;/span&gt;&lt;span style=&quot; font-family:'Courier New,courier'; font-size:28pt; color:#000000;&quot;&gt;}&lt;/span&gt;&lt;/p&gt;
&lt;p style=&quot;-qt-paragraph-type:empty; margin-top:0px; margin-bottom:0px; margin-left:0px; margin-right:0px; -qt-block-indent:0; text-indent:0px; font-family:'Courier New,courier'; font-size:28pt;&quot;&gt;&lt;br /&gt;&lt;/p&gt;
&lt;p style=&quot; margin-top:0px; margin-bottom:0px; margin-left:0px; margin-right:0px; -qt-block-indent:0; text-indent:0px;&quot;&gt;&lt;span style=&quot; font-family:'Courier New,courier'; font-size:28pt; color:#c0c0c0;&quot;&gt;    &lt;/span&gt;&lt;span style=&quot; font-family:'Courier New,courier'; font-size:28pt; color:#008000;&quot;&gt;//&lt;/span&gt;&lt;span style=&quot; font-family:'Courier New,courier'; font-size:28pt; color:#c0c0c0;&quot;&gt; &lt;/span&gt;&lt;span style=&quot; font-family:'Courier New,courier'; font-size:28pt; color:#008000;&quot;&gt;mezclamos&lt;/span&gt;&lt;span style=&quot; font-family:'Courier New,courier'; font-size:28pt; color:#c0c0c0;&quot;&gt; &lt;/span&gt;&lt;span style=&quot; font-family:'Courier New,courier'; font-size:28pt; color:#008000;&quot;&gt;lista&lt;/span&gt;&lt;span style=&quot; font-family:'Courier New,courier'; font-size:28pt; color:#c0c0c0;&quot;&gt; &lt;/span&gt;&lt;span style=&quot; font-family:'Courier New,courier'; font-size:28pt; color:#008000;&quot;&gt;final&lt;/span&gt;&lt;span style=&quot; font-family:'Courier New,courier'; font-size:28pt; color:#c0c0c0;&quot;&gt;    &lt;/span&gt;&lt;/p&gt;
&lt;p style=&quot; margin-top:0px; margin-bottom:0px; margin-left:0px; margin-right:0px; -qt-block-indent:0; text-indent:0px;&quot;&gt;&lt;span style=&quot; font-family:'Courier New,courier'; font-size:28pt; color:#c0c0c0;&quot;&gt;    &lt;/span&gt;&lt;span style=&quot; font-family:'Courier New,courier'; font-size:28pt; color:#808000;&quot;&gt;while&lt;/span&gt;&lt;span style=&quot; font-family:'Courier New,courier'; font-size:28pt; color:#c0c0c0;&quot;&gt; &lt;/span&gt;&lt;span style=&quot; font-family:'Courier New,courier'; font-size:28pt; color:#000000;&quot;&gt;(numeroElementosIzq&lt;/span&gt;&lt;span style=&quot; font-family:'Courier New,courier'; font-size:28pt; color:#c0c0c0;&quot;&gt; &lt;/span&gt;&lt;span style=&quot; font-family:'Courier New,courier'; font-size:28pt; color:#000000;&quot;&gt;!=&lt;/span&gt;&lt;span style=&quot; font-family:'Courier New,courier'; font-size:28pt; color:#c0c0c0;&quot;&gt; &lt;/span&gt;&lt;span style=&quot; font-family:'Courier New,courier'; font-size:28pt; color:#000000;&quot;&gt;jx)&lt;/span&gt;&lt;span style=&quot; font-family:'Courier New,courier'; font-size:28pt; color:#c0c0c0;&quot;&gt; &lt;/span&gt;&lt;span style=&quot; font-family:'Courier New,courier'; font-size:28pt; color:#000000;&quot;&gt;{&lt;/span&gt;&lt;/p&gt;
&lt;p style=&quot; margin-top:0px; margin-bottom:0px; margin-left:0px; margin-right:0px; -qt-block-indent:0; text-indent:0px;&quot;&gt;&lt;span style=&quot; font-family:'Courier New,courier'; font-size:28pt; color:#c0c0c0;&quot;&gt;        &lt;/span&gt;&lt;span style=&quot; font-family:'Courier New,courier'; font-size:28pt; color:#000000;&quot;&gt;lista[ix]&lt;/span&gt;&lt;span style=&quot; font-family:'Courier New,courier'; font-size:28pt; color:#c0c0c0;&quot;&gt; &lt;/span&gt;&lt;span style=&quot; font-family:'Courier New,courier'; font-size:28pt; color:#000000;&quot;&gt;=&lt;/span&gt;&lt;span style=&quot; font-family:'Courier New,courier'; font-size:28pt; color:#c0c0c0;&quot;&gt; &lt;/span&gt;&lt;span style=&quot; font-family:'Courier New,courier'; font-size:28pt; color:#000000;&quot;&gt;listaIzq[jx];&lt;/span&gt;&lt;/p&gt;
&lt;p style=&quot; margin-top:0px; margin-bottom:0px; margin-left:0px; margin-right:0px; -qt-block-indent:0; text-indent:0px;&quot;&gt;&lt;span style=&quot; font-family:'Courier New,courier'; font-size:28pt; color:#c0c0c0;&quot;&gt;        &lt;/span&gt;&lt;span style=&quot; font-family:'Courier New,courier'; font-size:28pt; color:#000000;&quot;&gt;++ix;&lt;/span&gt;&lt;/p&gt;
&lt;p style=&quot; margin-top:0px; margin-bottom:0px; margin-left:0px; margin-right:0px; -qt-block-indent:0; text-indent:0px;&quot;&gt;&lt;span style=&quot; font-family:'Courier New,courier'; font-size:28pt; color:#c0c0c0;&quot;&gt;        &lt;/span&gt;&lt;span style=&quot; font-family:'Courier New,courier'; font-size:28pt; color:#000000;&quot;&gt;++jx;&lt;/span&gt;&lt;/p&gt;
&lt;p style=&quot; margin-top:0px; margin-bottom:0px; margin-left:0px; margin-right:0px; -qt-block-indent:0; text-indent:0px;&quot;&gt;&lt;span style=&quot; font-family:'Courier New,courier'; font-size:28pt; color:#c0c0c0;&quot;&gt;    &lt;/span&gt;&lt;span style=&quot; font-family:'Courier New,courier'; font-size:28pt; color:#000000;&quot;&gt;}&lt;/span&gt;&lt;/p&gt;
&lt;p style=&quot; margin-top:0px; margin-bottom:0px; margin-left:0px; margin-right:0px; -qt-block-indent:0; text-indent:0px;&quot;&gt;&lt;span style=&quot; font-family:'Courier New,courier'; font-size:28pt; color:#c0c0c0;&quot;&gt;    &lt;/span&gt;&lt;span style=&quot; font-family:'Courier New,courier'; font-size:28pt; color:#808000;&quot;&gt;while&lt;/span&gt;&lt;span style=&quot; font-family:'Courier New,courier'; font-size:28pt; color:#c0c0c0;&quot;&gt; &lt;/span&gt;&lt;span style=&quot; font-family:'Courier New,courier'; font-size:28pt; color:#000000;&quot;&gt;(numeroElementosDer&lt;/span&gt;&lt;span style=&quot; font-family:'Courier New,courier'; font-size:28pt; color:#c0c0c0;&quot;&gt; &lt;/span&gt;&lt;span style=&quot; font-family:'Courier New,courier'; font-size:28pt; color:#000000;&quot;&gt;!=&lt;/span&gt;&lt;span style=&quot; font-family:'Courier New,courier'; font-size:28pt; color:#c0c0c0;&quot;&gt; &lt;/span&gt;&lt;span style=&quot; font-family:'Courier New,courier'; font-size:28pt; color:#000000;&quot;&gt;kx)&lt;/span&gt;&lt;span style=&quot; font-family:'Courier New,courier'; font-size:28pt; color:#c0c0c0;&quot;&gt; &lt;/span&gt;&lt;span style=&quot; font-family:'Courier New,courier'; font-size:28pt; color:#000000;&quot;&gt;{&lt;/span&gt;&lt;/p&gt;
&lt;p style=&quot; margin-top:0px; margin-bottom:0px; margin-left:0px; margin-right:0px; -qt-block-indent:0; text-indent:0px;&quot;&gt;&lt;span style=&quot; font-family:'Courier New,courier'; font-size:28pt; color:#c0c0c0;&quot;&gt;        &lt;/span&gt;&lt;span style=&quot; font-family:'Courier New,courier'; font-size:28pt; color:#000000;&quot;&gt;lista[ix]&lt;/span&gt;&lt;span style=&quot; font-family:'Courier New,courier'; font-size:28pt; color:#c0c0c0;&quot;&gt; &lt;/span&gt;&lt;span style=&quot; font-family:'Courier New,courier'; font-size:28pt; color:#000000;&quot;&gt;=&lt;/span&gt;&lt;span style=&quot; font-family:'Courier New,courier'; font-size:28pt; color:#c0c0c0;&quot;&gt; &lt;/span&gt;&lt;span style=&quot; font-family:'Courier New,courier'; font-size:28pt; color:#000000;&quot;&gt;listaDer[kx];&lt;/span&gt;&lt;/p&gt;
&lt;p style=&quot; margin-top:0px; margin-bottom:0px; margin-left:0px; margin-right:0px; -qt-block-indent:0; text-indent:0px;&quot;&gt;&lt;span style=&quot; font-family:'Courier New,courier'; font-size:28pt; color:#c0c0c0;&quot;&gt;        &lt;/span&gt;&lt;span style=&quot; font-family:'Courier New,courier'; font-size:28pt; color:#000000;&quot;&gt;++ix;&lt;/span&gt;&lt;/p&gt;
&lt;p style=&quot; margin-top:0px; margin-bottom:0px; margin-left:0px; margin-right:0px; -qt-block-indent:0; text-indent:0px;&quot;&gt;&lt;span style=&quot; font-family:'Courier New,courier'; font-size:28pt; color:#c0c0c0;&quot;&gt;        &lt;/span&gt;&lt;span style=&quot; font-family:'Courier New,courier'; font-size:28pt; color:#000000;&quot;&gt;++kx;&lt;/span&gt;&lt;/p&gt;
&lt;p style=&quot; margin-top:0px; margin-bottom:0px; margin-left:0px; margin-right:0px; -qt-block-indent:0; text-indent:0px;&quot;&gt;&lt;span style=&quot; font-family:'Courier New,courier'; font-size:28pt; color:#c0c0c0;&quot;&gt;    &lt;/span&gt;&lt;span style=&quot; font-family:'Courier New,courier'; font-size:28pt; color:#000000;&quot;&gt;}&lt;/span&gt;&lt;/p&gt;
&lt;p style=&quot; margin-top:0px; margin-bottom:0px; margin-left:0px; margin-right:0px; -qt-block-indent:0; text-indent:0px;&quot;&gt;&lt;span style=&quot; font-family:'Courier New,courier'; font-size:28pt; color:#c0c0c0;&quot;&gt;    &lt;/span&gt;&lt;span style=&quot; font-family:'Courier New,courier'; font-size:28pt; color:#808000;&quot;&gt;return&lt;/span&gt;&lt;span style=&quot; font-family:'Courier New,courier'; font-size:28pt; color:#c0c0c0;&quot;&gt; &lt;/span&gt;&lt;span style=&quot; font-family:'Courier New,courier'; font-size:28pt; color:#000000;&quot;&gt;lista;&lt;/span&gt;&lt;/p&gt;
&lt;p style=&quot; margin-top:0px; margin-bottom:0px; margin-left:0px; margin-right:0px; -qt-block-indent:0; text-indent:0px;&quot;&gt;&lt;span style=&quot; font-family:'Courier New,courier'; font-size:28pt; color:#000000;&quot;&gt;}&lt;/span&gt;&lt;/p&gt;&lt;/body&gt;&lt;/html&gt;</string>
     </property>
    </widget>
   </item>
  </layout>
 </widget>
 <resources/>
 <connections/>
</ui>
